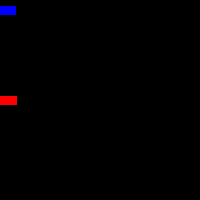
Frame 1 (no input)
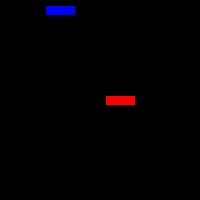
Frame 60 (the mouse pressed at the canvas centre just before this capture)
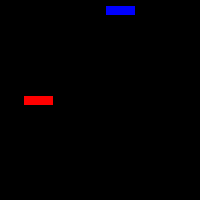
Frame 120 (the mouse held since frame 60 and released just before this capture)

The Processing sketch that drew these frames (run headless with seeded random() and noise(); from frame 60 on, the mouse is pressed at the canvas centre):

// Processing sketch: object
// ── object.pde
// data:
// car color
// car location x,y
// car x speed
// Setup
// initialize color
// initialize location
// initialize speed
// Draw:
// fill bg
// display car at location with color
// increment car location by speed
//
//

Car myCar;
Car second;

void setup()
{
  size(200, 200);
  myCar = new Car(color(255,0,0), 0, 100, 2);
  second = new Car(color(0, 0, 255), 0, 10, 1);
}

void draw()
{
  background(0);
  myCar.move();
  myCar.display();
  second.move();
  second.display();
}

// ── Car.pde
class Car 
{
  //data
  color c;
  float xPos, yPos;
  float xSpeed;
  //constructor
  Car(color tempc, float tempXpos, float tempYpos, float tempXspeed){
    c = tempc;
    xPos = tempXpos;
    yPos = tempYpos;
    xSpeed = tempXspeed;
  }
  
  //methods
  void move()
  {
    xPos += xSpeed;
    if(xPos > width)
      xPos = 0;
  }

  void display()
  {
    fill(c);
    rectMode(CENTER);
    rect(xPos, yPos, 30, 10);
  }

}
